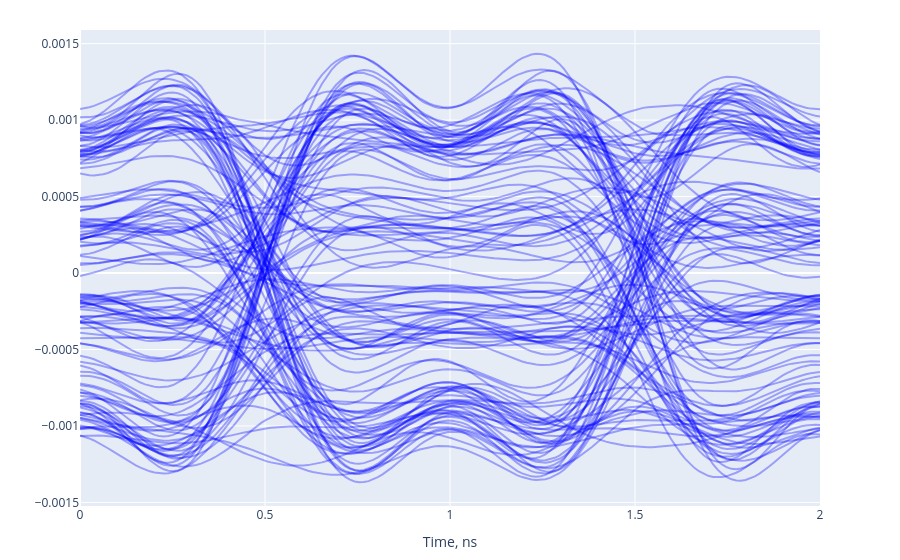

Write notebook code for a chart like this one.
### Code cell
fig = go.Figure(layout=go.Layout(xaxis={"title": "Time, ns"}, showlegend=False))
for signal in system.find_child("receiver").output:
    plot_eye_diagram(signal, data_rate / bits_per_symbol, fig, (2, 0), line={"color": "rgba(0, 0, 255, 0.333)"})
fig.update_layout(autosize=True, height=600, margin=dict(t=30, b=30))
fig.show()

### Figure 1 — Plotly figure (JSON) as saved in the notebook; plotly's stock layout.template omitted (floating-point values rounded to 4 significant figures; data arrays with more than 128 entries replaced by an {"elided": "..."} marker saying what was removed)
{"data": [{"line": {"color": "rgba(0, 0, 255, 0.333)"}, "type": "scatter", "x": {"elided": "160 float values"}, "y": {"elided": "160 float values"}}, {"line": {"color": "rgba(0, 0, 255, 0.333)"}, "type": "scatter", "x": {"elided": "160 float values"}, "y": {"elided": "160 float values"}}, {"line": {"color": "rgba(0, 0, 255, 0.333)"}, "type": "scatter", "x": {"elided": "160 float values"}, "y": {"elided": "160 float values"}}, {"line": {"color": "rgba(0, 0, 255, 0.333)"}, "type": "scatter", "x": {"elided": "160 float values"}, "y": {"elided": "160 float values"}}, {"line": {"color": "rgba(0, 0, 255, 0.333)"}, "type": "scatter", "x": {"elided": "160 float values"}, "y": {"elided": "160 float values"}}, {"line": {"color": "rgba(0, 0, 255, 0.333)"}, "type": "scatter", "x": {"elided": "160 float values"}, "y": {"elided": "160 float values"}}, {"line": {"color": "rgba(0, 0, 255, 0.333)"}, "type": "scatter", "x": {"elided": "160 float values"}, "y": {"elided": "160 float values"}}, {"line": {"color": "rgba(0, 0, 255, 0.333)"}, "type": "scatter", "x": {"elided": "160 float values"}, "y": {"elided": "160 float values"}}, {"line": {"color": "rgba(0, 0, 255, 0.333)"}, "type": "scatter", "x": {"elided": "160 float values"}, "y": {"elided": "160 float values"}}, {"line": {"color": "rgba(0, 0, 255, 0.333)"}, "type": "scatter", "x": {"elided": "160 float values"}, "y": {"elided": "160 float values"}}, {"line": {"color": "rgba(0, 0, 255, 0.333)"}, "type": "scatter", "x": {"elided": "160 float values"}, "y": {"elided": "160 float values"}}, {"line": {"color": "rgba(0, 0, 255, 0.333)"}, "type": "scatter", "x": {"elided": "160 float values"}, "y": {"elided": "160 float values"}}, {"line": {"color": "rgba(0, 0, 255, 0.333)"}, "type": "scatter", "x": {"elided": "160 float values"}, "y": {"elided": "160 float values"}}, {"line": {"color": "rgba(0, 0, 255, 0.333)"}, "type": "scatter", "x": {"elided": "160 float values"}, "y": {"elided": "160 float values"}}, {"line": {"color": "rgba(0, 0, 255, 0.333)"}, "type": "scatter", "x": {"elided": "160 float values"}, "y": {"elided": "160 float values"}}, {"line": {"color": "rgba(0, 0, 255, 0.333)"}, "type": "scatter", "x": {"elided": "160 float values"}, "y": {"elided": "160 float values"}}, {"line": {"color": "rgba(0, 0, 255, 0.333)"}, "type": "scatter", "x": {"elided": "160 float values"}, "y": {"elided": "160 float values"}}, {"line": {"color": "rgba(0, 0, 255, 0.333)"}, "type": "scatter", "x": {"elided": "160 float values"}, "y": {"elided": "160 float values"}}, {"line": {"color": "rgba(0, 0, 255, 0.333)"}, "type": "scatter", "x": {"elided": "160 float values"}, "y": {"elided": "160 float values"}}, {"line": {"color": "rgba(0, 0, 255, 0.333)"}, "type": "scatter", "x": {"elided": "160 float values"}, "y": {"elided": "160 float values"}}, {"line": {"color": "rgba(0, 0, 255, 0.333)"}, "type": "scatter", "x": {"elided": "160 float values"}, "y": {"elided": "160 float values"}}, {"line": {"color": "rgba(0, 0, 255, 0.333)"}, "type": "scatter", "x": {"elided": "160 float values"}, "y": {"elided": "160 float values"}}, {"line": {"color": "rgba(0, 0, 255, 0.333)"}, "type": "scatter", "x": {"elided": "160 float values"}, "y": {"elided": "160 float values"}}, {"line": {"color": "rgba(0, 0, 255, 0.333)"}, "type": "scatter", "x": {"elided": "160 float values"}, "y": {"elided": "160 float values"}}, {"line": {"color": "rgba(0, 0, 255, 0.333)"}, "type": "scatter", "x": {"elided": "160 float values"}, "y": {"elided": "160 float values"}}, {"line": {"color": "rgba(0, 0, 255, 0.333)"}, "type": "scatter", "x": {"elided": "160 float values"}, "y": {"elided": "160 float values"}}, {"line": {"color": "rgba(0, 0, 255, 0.333)"}, "type": "scatter", "x": {"elided": "160 float values"}, "y": {"elided": "160 float values"}}, {"line": {"color": "rgba(0, 0, 255, 0.333)"}, "type": "scatter", "x": {"elided": "160 float values"}, "y": {"elided": "160 float values"}}, {"line": {"color": "rgba(0, 0, 255, 0.333)"}, "type": "scatter", "x": {"elided": "160 float values"}, "y": {"elided": "160 float values"}}, {"line": {"color": "rgba(0, 0, 255, 0.333)"}, "type": "scatter", "x": {"elided": "160 float values"}, "y": {"elided": "160 float values"}}, {"line": {"color": "rgba(0, 0, 255, 0.333)"}, "type": "scatter", "x": {"elided": "160 float values"}, "y": {"elided": "160 float values"}}, {"line": {"color": "rgba(0, 0, 255, 0.333)"}, "type": "scatter", "x": {"elided": "160 float values"}, "y": {"elided": "160 float values"}}, {"line": {"color": "rgba(0, 0, 255, 0.333)"}, "type": "scatter", "x": {"elided": "160 float values"}, "y": {"elided": "160 float values"}}, {"line": {"color": "rgba(0, 0, 255, 0.333)"}, "type": "scatter", "x": {"elided": "160 float values"}, "y": {"elided": "160 float values"}}, {"line": {"color": "rgba(0, 0, 255, 0.333)"}, "type": "scatter", "x": {"elided": "160 float values"}, "y": {"elided": "160 float values"}}, {"line": {"color": "rgba(0, 0, 255, 0.333)"}, "type": "scatter", "x": {"elided": "160 float values"}, "y": {"elided": "160 float values"}}, {"line": {"color": "rgba(0, 0, 255, 0.333)"}, "type": "scatter", "x": {"elided": "160 float values"}, "y": {"elided": "160 float values"}}, {"line": {"color": "rgba(0, 0, 255, 0.333)"}, "type": "scatter", "x": {"elided": "160 float values"}, "y": {"elided": "160 float values"}}, {"line": {"color": "rgba(0, 0, 255, 0.333)"}, "type": "scatter", "x": {"elided": "160 float values"}, "y": {"elided": "160 float values"}}, {"line": {"color": "rgba(0, 0, 255, 0.333)"}, "type": "scatter", "x": {"elided": "160 float values"}, "y": {"elided": "160 float values"}}, {"line": {"color": "rgba(0, 0, 255, 0.333)"}, "type": "scatter", "x": {"elided": "160 float values"}, "y": {"elided": "160 float values"}}, {"line": {"color": "rgba(0, 0, 255, 0.333)"}, "type": "scatter", "x": {"elided": "160 float values"}, "y": {"elided": "160 float values"}}, {"line": {"color": "rgba(0, 0, 255, 0.333)"}, "type": "scatter", "x": {"elided": "160 float values"}, "y": {"elided": "160 float values"}}, {"line": {"color": "rgba(0, 0, 255, 0.333)"}, "type": "scatter", "x": {"elided": "160 float values"}, "y": {"elided": "160 float values"}}, {"line": {"color": "rgba(0, 0, 255, 0.333)"}, "type": "scatter", "x": {"elided": "160 float values"}, "y": {"elided": "160 float values"}}, {"line": {"color": "rgba(0, 0, 255, 0.333)"}, "type": "scatter", "x": {"elided": "160 float values"}, "y": {"elided": "160 float values"}}, {"line": {"color": "rgba(0, 0, 255, 0.333)"}, "type": "scatter", "x": {"elided": "160 float values"}, "y": {"elided": "160 float values"}}, {"line": {"color": "rgba(0, 0, 255, 0.333)"}, "type": "scatter", "x": {"elided": "160 float values"}, "y": {"elided": "160 float values"}}, {"line": {"color": "rgba(0, 0, 255, 0.333)"}, "type": "scatter", "x": {"elided": "160 float values"}, "y": {"elided": "160 float values"}}, {"line": {"color": "rgba(0, 0, 255, 0.333)"}, "type": "scatter", "x": {"elided": "160 float values"}, "y": {"elided": "160 float values"}}, {"line": {"color": "rgba(0, 0, 255, 0.333)"}, "type": "scatter", "x": {"elided": "160 float values"}, "y": {"elided": "160 float values"}}, {"line": {"color": "rgba(0, 0, 255, 0.333)"}, "type": "scatter", "x": {"elided": "160 float values"}, "y": {"elided": "160 float values"}}, {"line": {"color": "rgba(0, 0, 255, 0.333)"}, "type": "scatter", "x": {"elided": "160 float values"}, "y": {"elided": "160 float values"}}, {"line": {"color": "rgba(0, 0, 255, 0.333)"}, "type": "scatter", "x": {"elided": "160 float values"}, "y": {"elided": "160 float values"}}, {"line": {"color": "rgba(0, 0, 255, 0.333)"}, "type": "scatter", "x": {"elided": "160 float values"}, "y": {"elided": "160 float values"}}, {"line": {"color": "rgba(0, 0, 255, 0.333)"}, "type": "scatter", "x": {"elided": "160 float values"}, "y": {"elided": "160 float values"}}, {"line": {"color": "rgba(0, 0, 255, 0.333)"}, "type": "scatter", "x": {"elided": "160 float values"}, "y": {"elided": "160 float values"}}, {"line": {"color": "rgba(0, 0, 255, 0.333)"}, "type": "scatter", "x": {"elided": "160 float values"}, "y": {"elided": "160 float values"}}, {"line": {"color": "rgba(0, 0, 255, 0.333)"}, "type": "scatter", "x": {"elided": "160 float values"}, "y": {"elided": "160 float values"}}, {"line": {"color": "rgba(0, 0, 255, 0.333)"}, "type": "scatter", "x": {"elided": "160 float values"}, "y": {"elided": "160 float values"}}, {"line": {"color": "rgba(0, 0, 255, 0.333)"}, "type": "scatter", "x": {"elided": "160 float values"}, "y": {"elided": "160 float values"}}, {"line": {"color": "rgba(0, 0, 255, 0.333)"}, "type": "scatter", "x": {"elided": "160 float values"}, "y": {"elided": "160 float values"}}, {"line": {"color": "rgba(0, 0, 255, 0.333)"}, "type": "scatter", "x": {"elided": "160 float values"}, "y": {"elided": "160 float values"}}, {"line": {"color": "rgba(0, 0, 255, 0.333)"}, "type": "scatter", "x": {"elided": "160 float values"}, "y": {"elided": "160 float values"}}, {"line": {"color": "rgba(0, 0, 255, 0.333)"}, "type": "scatter", "x": {"elided": "160 float values"}, "y": {"elided": "160 float values"}}, {"line": {"color": "rgba(0, 0, 255, 0.333)"}, "type": "scatter", "x": {"elided": "160 float values"}, "y": {"elided": "160 float values"}}, {"line": {"color": "rgba(0, 0, 255, 0.333)"}, "type": "scatter", "x": {"elided": "160 float values"}, "y": {"elided": "160 float values"}}, {"line": {"color": "rgba(0, 0, 255, 0.333)"}, "type": "scatter", "x": {"elided": "160 float values"}, "y": {"elided": "160 float values"}}, {"line": {"color": "rgba(0, 0, 255, 0.333)"}, "type": "scatter", "x": {"elided": "160 float values"}, "y": {"elided": "160 float values"}}, {"line": {"color": "rgba(0, 0, 255, 0.333)"}, "type": "scatter", "x": {"elided": "160 float values"}, "y": {"elided": "160 float values"}}, {"line": {"color": "rgba(0, 0, 255, 0.333)"}, "type": "scatter", "x": {"elided": "160 float values"}, "y": {"elided": "160 float values"}}, {"line": {"color": "rgba(0, 0, 255, 0.333)"}, "type": "scatter", "x": {"elided": "160 float values"}, "y": {"elided": "160 float values"}}, {"line": {"color": "rgba(0, 0, 255, 0.333)"}, "type": "scatter", "x": {"elided": "160 float values"}, "y": {"elided": "160 float values"}}, {"line": {"color": "rgba(0, 0, 255, 0.333)"}, "type": "scatter", "x": {"elided": "160 float values"}, "y": {"elided": "160 float values"}}, {"line": {"color": "rgba(0, 0, 255, 0.333)"}, "type": "scatter", "x": {"elided": "160 float values"}, "y": {"elided": "160 float values"}}, {"line": {"color": "rgba(0, 0, 255, 0.333)"}, "type": "scatter", "x": {"elided": "160 float values"}, "y": {"elided": "160 float values"}}, {"line": {"color": "rgba(0, 0, 255, 0.333)"}, "type": "scatter", "x": {"elided": "160 float values"}, "y": {"elided": "160 float values"}}, {"line": {"color": "rgba(0, 0, 255, 0.333)"}, "type": "scatter", "x": {"elided": "160 float values"}, "y": {"elided": "160 float values"}}, {"line": {"color": "rgba(0, 0, 255, 0.333)"}, "type": "scatter", "x": {"elided": "160 float values"}, "y": {"elided": "160 float values"}}, {"line": {"color": "rgba(0, 0, 255, 0.333)"}, "type": "scatter", "x": {"elided": "160 float values"}, "y": {"elided": "160 float values"}}, {"line": {"color": "rgba(0, 0, 255, 0.333)"}, "type": "scatter", "x": {"elided": "160 float values"}, "y": {"elided": "160 float values"}}, {"line": {"color": "rgba(0, 0, 255, 0.333)"}, "type": "scatter", "x": {"elided": "160 float values"}, "y": {"elided": "160 float values"}}, {"line": {"color": "rgba(0, 0, 255, 0.333)"}, "type": "scatter", "x": {"elided": "160 float values"}, "y": {"elided": "160 float values"}}, {"line": {"color": "rgba(0, 0, 255, 0.333)"}, "type": "scatter", "x": {"elided": "160 float values"}, "y": {"elided": "160 float values"}}, {"line": {"color": "rgba(0, 0, 255, 0.333)"}, "type": "scatter", "x": {"elided": "160 float values"}, "y": {"elided": "160 float values"}}, {"line": {"color": "rgba(0, 0, 255, 0.333)"}, "type": "scatter", "x": {"elided": "160 float values"}, "y": {"elided": "160 float values"}}, {"line": {"color": "rgba(0, 0, 255, 0.333)"}, "type": "scatter", "x": {"elided": "160 float values"}, "y": {"elided": "160 float values"}}, {"line": {"color": "rgba(0, 0, 255, 0.333)"}, "type": "scatter", "x": {"elided": "160 float values"}, "y": {"elided": "160 float values"}}, {"line": {"color": "rgba(0, 0, 255, 0.333)"}, "type": "scatter", "x": {"elided": "160 float values"}, "y": {"elided": "160 float values"}}, {"line": {"color": "rgba(0, 0, 255, 0.333)"}, "type": "scatter", "x": {"elided": "160 float values"}, "y": {"elided": "160 float values"}}, {"line": {"color": "rgba(0, 0, 255, 0.333)"}, "type": "scatter", "x": {"elided": "160 float values"}, "y": {"elided": "160 float values"}}, {"line": {"color": "rgba(0, 0, 255, 0.333)"}, "type": "scatter", "x": {"elided": "160 float values"}, "y": {"elided": "160 float values"}}, {"line": {"color": "rgba(0, 0, 255, 0.333)"}, "type": "scatter", "x": {"elided": "160 float values"}, "y": {"elided": "160 float values"}}, {"line": {"color": "rgba(0, 0, 255, 0.333)"}, "type": "scatter", "x": {"elided": "160 float values"}, "y": {"elided": "160 float values"}}, {"line": {"color": "rgba(0, 0, 255, 0.333)"}, "type": "scatter", "x": {"elided": "160 float values"}, "y": {"elided": "160 float values"}}, {"line": {"color": "rgba(0, 0, 255, 0.333)"}, "type": "scatter", "x": {"elided": "160 float values"}, "y": {"elided": "160 float values"}}, {"line": {"color": "rgba(0, 0, 255, 0.333)"}, "type": "scatter", "x": {"elided": "160 float values"}, "y": {"elided": "160 float values"}}, {"line": {"color": "rgba(0, 0, 255, 0.333)"}, "type": "scatter", "x": {"elided": "160 float values"}, "y": {"elided": "160 float values"}}, {"line": {"color": "rgba(0, 0, 255, 0.333)"}, "type": "scatter", "x": {"elided": "160 float values"}, "y": {"elided": "160 float values"}}, {"line": {"color": "rgba(0, 0, 255, 0.333)"}, "type": "scatter", "x": {"elided": "160 float values"}, "y": {"elided": "160 float values"}}, {"line": {"color": "rgba(0, 0, 255, 0.333)"}, "type": "scatter", "x": {"elided": "160 float values"}, "y": {"elided": "160 float values"}}, {"line": {"color": "rgba(0, 0, 255, 0.333)"}, "type": "scatter", "x": {"elided": "160 float values"}, "y": {"elided": "160 float values"}}, {"line": {"color": "rgba(0, 0, 255, 0.333)"}, "type": "scatter", "x": {"elided": "160 float values"}, "y": {"elided": "160 float values"}}, {"line": {"color": "rgba(0, 0, 255, 0.333)"}, "type": "scatter", "x": {"elided": "160 float values"}, "y": {"elided": "160 float values"}}, {"line": {"color": "rgba(0, 0, 255, 0.333)"}, "type": "scatter", "x": {"elided": "160 float values"}, "y": {"elided": "160 float values"}}, {"line": {"color": "rgba(0, 0, 255, 0.333)"}, "type": "scatter", "x": {"elided": "160 float values"}, "y": {"elided": "160 float values"}}, {"line": {"color": "rgba(0, 0, 255, 0.333)"}, "type": "scatter", "x": {"elided": "160 float values"}, "y": {"elided": "160 float values"}}, {"line": {"color": "rgba(0, 0, 255, 0.333)"}, "type": "scatter", "x": {"elided": "160 float values"}, "y": {"elided": "160 float values"}}, {"line": {"color": "rgba(0, 0, 255, 0.333)"}, "type": "scatter", "x": {"elided": "160 float values"}, "y": {"elided": "160 float values"}}, {"line": {"color": "rgba(0, 0, 255, 0.333)"}, "type": "scatter", "x": {"elided": "160 float values"}, "y": {"elided": "160 float values"}}, {"line": {"color": "rgba(0, 0, 255, 0.333)"}, "type": "scatter", "x": {"elided": "160 float values"}, "y": {"elided": "160 float values"}}, {"line": {"color": "rgba(0, 0, 255, 0.333)"}, "type": "scatter", "x": {"elided": "160 float values"}, "y": {"elided": "160 float values"}}, {"line": {"color": "rgba(0, 0, 255, 0.333)"}, "type": "scatter", "x": {"elided": "160 float values"}, "y": {"elided": "160 float values"}}, {"line": {"color": "rgba(0, 0, 255, 0.333)"}, "type": "scatter", "x": {"elided": "160 float values"}, "y": {"elided": "160 float values"}}, {"line": {"color": "rgba(0, 0, 255, 0.333)"}, "type": "scatter", "x": {"elided": "160 float values"}, "y": {"elided": "160 float values"}}, {"line": {"color": "rgba(0, 0, 255, 0.333)"}, "type": "scatter", "x": {"elided": "160 float values"}, "y": {"elided": "160 float values"}}, {"line": {"color": "rgba(0, 0, 255, 0.333)"}, "type": "scatter", "x": {"elided": "160 float values"}, "y": {"elided": "160 float values"}}, {"line": {"color": "rgba(0, 0, 255, 0.333)"}, "type": "scatter", "x": {"elided": "160 float values"}, "y": {"elided": "160 float values"}}, {"line": {"color": "rgba(0, 0, 255, 0.333)"}, "type": "scatter", "x": {"elided": "160 float values"}, "y": {"elided": "160 float values"}}, {"line": {"color": "rgba(0, 0, 255, 0.333)"}, "type": "scatter", "x": {"elided": "160 float values"}, "y": {"elided": "160 float values"}}, {"line": {"color": "rgba(0, 0, 255, 0.333)"}, "type": "scatter", "x": {"elided": "160 float values"}, "y": {"elided": "160 float values"}}, {"line": {"color": "rgba(0, 0, 255, 0.333)"}, "type": "scatter", "x": {"elided": "160 float values"}, "y": {"elided": "160 float values"}}, {"line": {"color": "rgba(0, 0, 255, 0.333)"}, "type": "scatter", "x": {"elided": "160 float values"}, "y": {"elided": "160 float values"}}, {"line": {"color": "rgba(0, 0, 255, 0.333)"}, "type": "scatter", "x": {"elided": "160 float values"}, "y": {"elided": "160 float values"}}, {"line": {"color": "rgba(0, 0, 255, 0.333)"}, "type": "scatter", "x": {"elided": "160 float values"}, "y": {"elided": "160 float values"}}, {"line": {"color": "rgba(0, 0, 255, 0.333)"}, "type": "scatter", "x": {"elided": "160 float values"}, "y": {"elided": "160 float values"}}], "layout": {"autosize": true, "margin": {"b": 30, "t": 30}, "showlegend": false, "xaxis": {"autorange": true, "range": [0, 2], "title": {"text": "Time, ns"}, "type": "linear"}, "yaxis": {"autorange": true, "range": [-0.001523, 0.001589], "type": "linear"}}}
